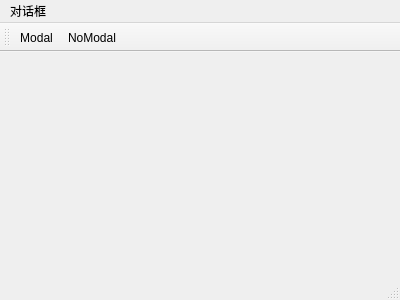
<?xml version="1.0" encoding="UTF-8"?>
<ui version="4.0">
 <class>MainWindow</class>
 <widget class="QMainWindow" name="MainWindow">
  <property name="geometry">
   <rect>
    <x>0</x>
    <y>0</y>
    <width>400</width>
    <height>300</height>
   </rect>
  </property>
  <property name="windowTitle">
   <string>MainWindow</string>
  </property>
  <widget class="QWidget" name="centralWidget"/>
  <widget class="QMenuBar" name="menuBar">
   <property name="geometry">
    <rect>
     <x>0</x>
     <y>0</y>
     <width>400</width>
     <height>22</height>
    </rect>
   </property>
   <widget class="QMenu" name="menu">
    <property name="title">
     <string>对话框</string>
    </property>
    <addaction name="actionModal"/>
    <addaction name="actionNoModal"/>
   </widget>
   <addaction name="menu"/>
  </widget>
  <widget class="QToolBar" name="mainToolBar">
   <attribute name="toolBarArea">
    <enum>TopToolBarArea</enum>
   </attribute>
   <attribute name="toolBarBreak">
    <bool>false</bool>
   </attribute>
   <addaction name="actionModal"/>
   <addaction name="actionNoModal"/>
  </widget>
  <widget class="QStatusBar" name="statusBar"/>
  <action name="actionModal">
   <property name="text">
    <string>Modal</string>
   </property>
  </action>
  <action name="actionNoModal">
   <property name="text">
    <string>NoModal</string>
   </property>
  </action>
 </widget>
 <layoutdefault spacing="6" margin="11"/>
 <resources/>
 <connections/>
</ui>
